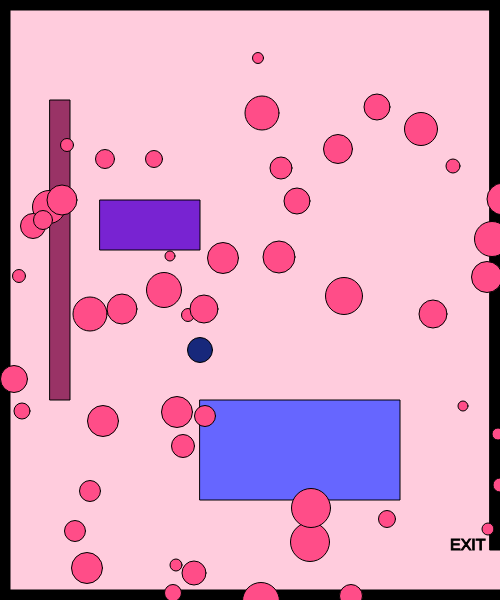
Frame 1 (no input)
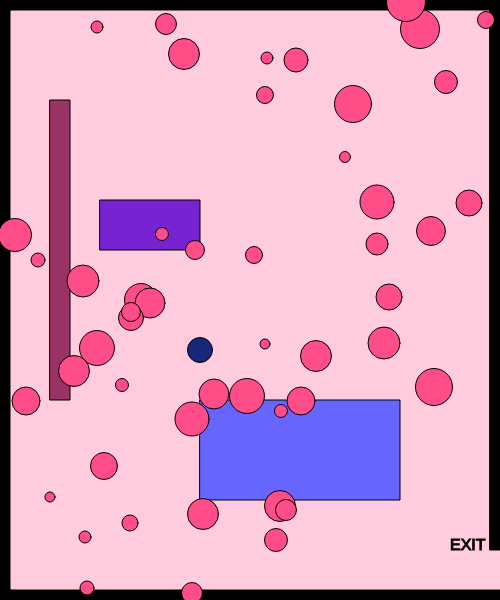
Frame 60 (no input)
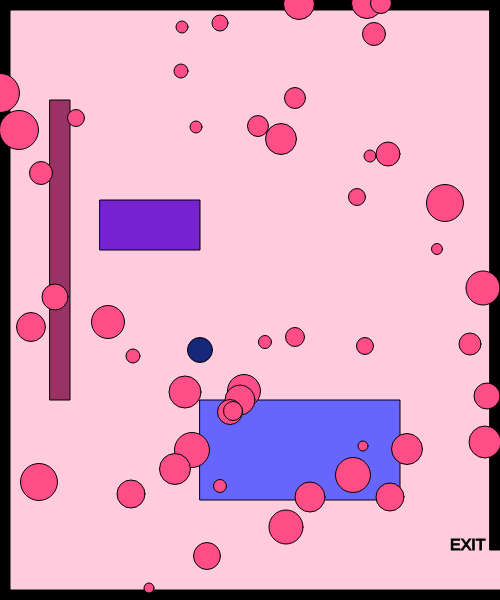
Frame 120 (the mouse pressed at the canvas centre since frame 60)

The p5.js sketch that drew these frames (run headless with seeded random() and noise() and a simulated clock; from frame 60 on, the mouse is pressed at the canvas centre):

// p5.js sketch
// ── sketch.js
// x and y for my character
var characterX = 100;
var characterY = 100;
// key codes for each letter
var w = 87;
var s = 83;
var a = 65;
var d = 68;

// x and y for a shape
var shapeX = 30;
var shapeY = 50;

var shapeXs = [];
var shapeYs = [];
var diameters = [];

var shapeXSpeeds = [];
var shapeYSpeeds = [];

// shape when the mouse is clicked
var mouseShapeX;
var mouseShapeY;

var rectangleObject;

var rectangleObject2;

var rectangleObject3;

function setup() {
    createCanvas(500, 600);

    // object1
    rectangleObject = new Rectangle(100,200, 100, 50, 120, 35, 210);

    // object2
    rectangleObject2 = new Rectangle2(200,400,200,100, 102, 102, 255);

    // object3
    rectangleObject3 = new Rectangle3(50,100,20,300, 153, 51, 102);

    //  speed when the it first starts
    for (var i = 0; i < 50; i++) {
        shapeXSpeeds[i] = Math.floor(Math.random() * (Math.floor(Math.random() * 5)) + 1);
        shapeYSpeeds[i] = Math.floor(Math.random() * (Math.floor(Math.random() * 5)) + 1);
        shapeXs[i] = getRandomNumber(500);
        shapeYs[i] = getRandomNumber(600);
        diameters[i] = getRandomNumber(30);
    }

    createCharacter(200, 350);
}

function draw() {
    background(255, 204, 221);
    stroke(0);

    // display object1
    rectangleObject.display();

    fill(0);

    // display object2
    rectangleObject2.display();

    fill(0);

    // display object3
    rectangleObject3.display();

    fill(0);

    // call createBorders function
    createBorders(10);

    // exit message
    textSize(16);
    text("EXIT", width - 50, height - 50)

    //createCharacter(200,350);
    drawCharacter();
    characterMovement();


    //  enemy
    fill(255, 77, 136);
    // shape
    for (var i = 0; i < shapeXs.length; i++) {
        circle(shapeXs[i], shapeYs[i], diameters[i]);
        shapeXSpeeds[i] = Math.floor(Math.random() * (Math.floor(Math.random() * 5)) + 1);
        shapeYSpeeds[i] = Math.floor(Math.random() * (Math.floor(Math.random() * 5)) + 1);




        // move the shape
        shapeXs[i] += shapeXSpeeds[i];
        shapeYs[i] += shapeYSpeeds[i];
        // check to see if the shape has gone out of bounds
        if (shapeXs[i] > width) {
            shapeXs[i] = 0;
        }
        if (shapeXs[i] < 0) {
            shapeXs[i] = width;
        }
        if (shapeYs[i] > height) {
            shapeYs[i] = 0;
        }
        if (shapeYs[i] < 0) {
            shapeYs[i] = height;
        }
    }
    // check to see if the character has left the exit
    if (characterX > width && characterY > width - 50) {
        fill(0);
        stroke(10);
        textSize(20);
        text("CONGRATS! YOU WIN!", width / 2 - 50, height / 2 - 50);
    }

    // create the shape based on the mouse click
    fill(120, 130, 140);
    circle(mouseShapeX, mouseShapeY, 25);
}

function characterMovement() {
    // handle the keys
    if (keyIsDown(w)) {
        characterY -= 10;
    }
    if (keyIsDown(s)) {
        characterY += 10;
    }
    if (keyIsDown(a)) {
        characterX -= 10;
        console.log("movement: " + characterX);
    }
    if (keyIsDown(d)) {
        characterX += 10;
    }
}

function createCharacter(x, y) {
    characterX = x;
    characterY = y;
}

function drawCharacter() {
    fill(23, 40, 123);
    circle(characterX, characterY, 25);
}

function createBorders(thickness) {
    // top border
    rect(0, 0, width, thickness);
    // left border
    rect(0, 0, thickness, height);
    // bottom border
    rect(0, height - thickness, width, thickness);
    // right upper border
    rect(width - thickness, 0, thickness, height - 50);
}

function mouseClicked() {
    mouseShapeX = mouseX;
    mouseShapeY = mouseY;
}

function getRandomNumber(number) {
    return Math.floor(Math.random() * number) + 10;
}

// ── rectangle.js
class Rectangle
{
    //constructor
    // x = x-coordinate, y = y-coordinate, w= width, h = height, r = red, g = green, b = blue
    constructor(x,y,w,h,r,g,b)
    {
        this.x = x;
        this.y = y;
        this.w = w;
        this.h = h;
        this.r = r;
        this.g = g;
        this.b = b;
    }

    display()
    {
        fill(this.r, this.g, this.b);
        rect(this.x, this.y, this.w, this.h);
    }
}

// ── rectangle2.js
class Rectangle2
{
    //constructor
    // x = x-coordinate, y = y-coordinate, w= width, h = height, r = red, g = green, b = blue
    constructor(x,y,w,h,r,g,b)
    {
        this.x = x;
        this.y = y;
        this.w = w;
        this.h = h;
        this.r = r;
        this.g = g;
        this.b = b;
    }

    display()
    {
        fill(this.r, this.g, this.b);
        rect(this.x, this.y, this.w, this.h);
    }
}

// ── rectangle3.js
class Rectangle3
{
    //constructor
    // x = x-coordinate, y = y-coordinate, w= width, h = height, r = red, g = green, b = blue
    constructor(x,y,w,h,r,g,b)
    {
        this.x = x;
        this.y = y;
        this.w = w;
        this.h = h;
        this.r = r;
        this.g = g;
        this.b = b;
    }

    display()
    {
        fill(this.r, this.g, this.b);
        rect(this.x, this.y, this.w, this.h);
    }
}
